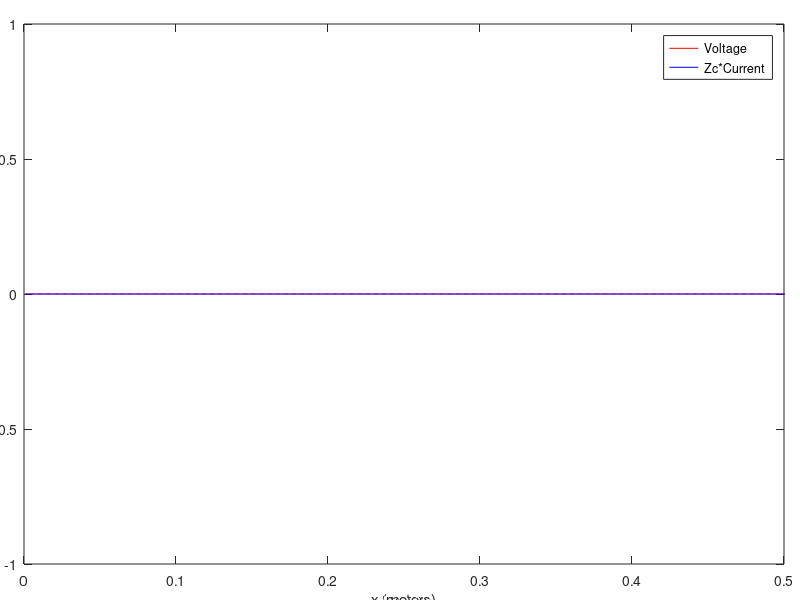

The MATLAB script that drew this image: (Note: this script raises an error after producing the figure.)

%  1D-FDTD code for the solution of the transmission line equations. 
%  Sine-shaped soft sorce is introduced. 
%  Lumped resistors are added at the load end.
%  Reflected wave interferes with incident wave, resulting in
%  a standing wave pattern.
%  V and Zc*I waves are displayed.

%  Ana C. C. Couto, CNPq Science Without Borders,
%  supervised by Costas D. Sarris,   
%  Department of Electrical and Computer Engineering,
%  University of Toronto 
%
%  ECE 1252H, Summer 2016


close all;
clear ; 
clc   ;

% UNITS
meters = 1;
centimeters = 1e-2 * meters;
millimeters = 1e-3 * meters;
inches      = 2.54 * centimeters;
feet        = 12 * inches;
seconds     = 1;
hertz       = 1/seconds;
kilohertz   = 1e3 * hertz;
megahertz   = 1e6 * hertz;
gigahertz   = 1e9 * hertz;

%%%% FDTD PARAMETERS AND PROGRAM CONSTANTS
c0 = 299792458 * meters/seconds;   % speed of light in free space
e0 = 8.8541878176e-12 * 1/meters;  % permittivity of free space 
u0 = 1.2566370614e-6 * 1/meters;   % permeability of free space

fmax = 20.e9      ;                % gaussian excitation parameters
w    = 2*pi*fmax;                  % omega frequency
k    = w./c0;                      % wave number

time_steps = 3000;                  % time steps to be run
Ncells     = 800;                   % number of cells 
dx         = c0/fmax/20. * meters;  % cell size is chosen lambda/20
s          = 0.915;                   % CFL number
dt         = s*dx/c0;               % time step duration

L_dis = 4*pi*1e-7 ;                % distributed inductance
C_dis = 1.0/( L_dis*(c0*c0) ) ;    % distributed capacitance
R_dis = zeros(1,Ncells) ;          % distributed resistance
G_dis = zeros(1,Ncells) ;          % distributed conductance
Zc = sqrt(L_dis/C_dis)  ;          % impedance of the line
RL = 20;                           % resistance of the load

% RESISTOR LOCATION AND CONDUCTANCE UPDATE
nres  = 800;             % cell of load resistor
G_dis(nres) = 1/RL/dx ;  % updated conductance at the load

% ARRAYS OF VOLTAGE AND CURRENT
vn(1:Ncells+1) = 0 ;  
in(1:Ncells)   = 0 ; 

v1_prev = 0 ;
vN_prev = 0 ;   % auxiliary variables for Mur's ABC

% TRANSMISSION LINE EQS' AND MUR'S CONSTANTS
vrel = (G_dis*dt)./(2.*C_dis) ;
irel = (R_dis*dt)./(2.*L_dis) ;

cin = (1 - irel)./(1 + irel)       ;
ain = dt./( L_dis.*dx.*(1.+irel) ) ; 

cvn = (1 - vrel)./(1 + vrel)       ;
avn = dt./( C_dis.*dx.*(1.+vrel) ) ; 

mur_coef = (s - 1)/(s + 1) ; 


% == MOVIE INITIALIZATION ==

x=linspace(dx, Ncells*dx, Ncells) ; 

figure('units','centimeters','position',[.1 .1 60 15])
axes('position', [.03 .06 0.95 0.9])
plot(x,vn(1:Ncells),'r',x,Zc*in,'b'),axis([0 .5 -1 1]);
xlabel('x (meters)');ylabel('V, Zc*I');
legend('Voltage','Zc*Current');

rect=get(gcf,'Position');
rect(1:2)=[0 0];

M=moviein(time_steps/15,gcf,rect);

vref = zeros(1, time_steps) ;


%
% Marching-in-time loop
%
 
tn = 0; % time
xn = 0; % space

for n = 1:time_steps 

  % ================
  %  Voltage update
  % ================ 

   vn(2:Ncells) = cvn(2:Ncells).*vn(2:Ncells) -...
                  avn(2:Ncells).*( in(2:Ncells) - in(1:Ncells-1) )  ;  
  

   % -- boundary conditions

   vn(1)        = v1_prev + mur_coef*(vn(2) - vn(1))               ; 
   vn(Ncells+1) = vN_prev + mur_coef*( vn(Ncells) - vn(Ncells+1) ) ; 
  
   v1_prev = vn(2)        ;
   vN_prev = vn(Ncells)   ; 

   % -- source (transparent)

   tn = tn + dt ;
   xn = xn + dx ;
   vn(5) = vn(5) + sin(k*xn - w*tn);

   % current update

   in(1:Ncells) = cin(1:Ncells).*in(1:Ncells) -... 
                  ain(1:Ncells).*( vn(2:Ncells+1) - vn(1:Ncells) ) ; 
   
%
% VISUALISATION
%

 if mod(n,15)==0;

   rtime=num2str(round(n*dt/1.0e-12));
   cstep=num2str(n) ;

   plot(x,vn(1:Ncells),'r',x,Zc*in,'b'),axis([0 Ncells*dx -1 1]);
   title(['time = ',rtime,' ps',' step=',cstep]);
   xlabel('x (meters)');ylabel('V, Zc*I');
   legend('Voltage','Zc*Current');

  M(:,n/15)=getframe(gcf,rect);
 
 end

end

movie(gcf,M,0,20,rect) 
